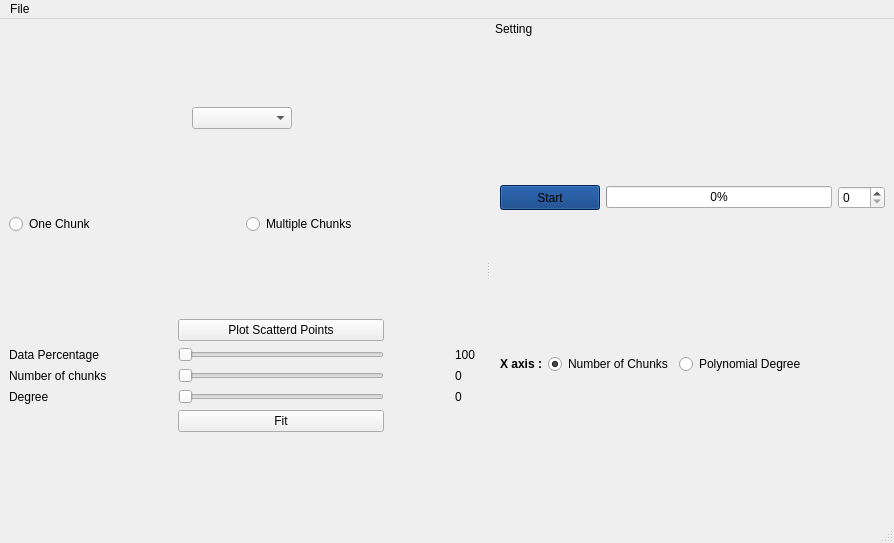
<?xml version="1.0" encoding="UTF-8"?>
<ui version="4.0">
 <class>MainWindow</class>
 <widget class="QMainWindow" name="MainWindow">
  <property name="geometry">
   <rect>
    <x>0</x>
    <y>0</y>
    <width>894</width>
    <height>543</height>
   </rect>
  </property>
  <property name="windowTitle">
   <string>MainWindow</string>
  </property>
  <widget class="QWidget" name="centralwidget">
   <layout class="QVBoxLayout" name="verticalLayout_3">
    <item>
     <layout class="QVBoxLayout" name="graph_layout">
      <property name="bottomMargin">
       <number>0</number>
      </property>
      <item>
       <layout class="QHBoxLayout" name="latex_layout">
        <property name="spacing">
         <number>5</number>
        </property>
        <property name="sizeConstraint">
         <enum>QLayout::SetFixedSize</enum>
        </property>
        <item>
         <widget class="QComboBox" name="poly_eq_box">
          <property name="minimumSize">
           <size>
            <width>0</width>
            <height>0</height>
           </size>
          </property>
          <property name="maximumSize">
           <size>
            <width>100</width>
            <height>16777215</height>
           </size>
          </property>
         </widget>
        </item>
       </layout>
      </item>
      <item>
       <layout class="QVBoxLayout" name="verticalLayout"/>
      </item>
     </layout>
    </item>
    <item>
     <layout class="QHBoxLayout" name="Radio_butto_Layout" stretch="0,0">
      <item>
       <widget class="QRadioButton" name="one_chunk">
        <property name="text">
         <string>One Chunk</string>
        </property>
       </widget>
      </item>
      <item>
       <widget class="QRadioButton" name="mlutiple_chunks">
        <property name="text">
         <string>Multiple Chunks</string>
        </property>
       </widget>
      </item>
     </layout>
    </item>
    <item>
     <layout class="QGridLayout" name="gridLayout">
      <property name="horizontalSpacing">
       <number>71</number>
      </property>
      <item row="2" column="0">
       <widget class="QLabel" name="label_3">
        <property name="text">
         <string>Number of chunks</string>
        </property>
       </widget>
      </item>
      <item row="3" column="2">
       <widget class="QLabel" name="degree_lable">
        <property name="text">
         <string>0</string>
        </property>
       </widget>
      </item>
      <item row="2" column="2">
       <widget class="QLabel" name="number_of_chunks_lable">
        <property name="text">
         <string>0</string>
        </property>
       </widget>
      </item>
      <item row="3" column="1">
       <widget class="QSlider" name="polynomial_degree_slider">
        <property name="minimumSize">
         <size>
          <width>0</width>
          <height>0</height>
         </size>
        </property>
        <property name="maximum">
         <number>100</number>
        </property>
        <property name="orientation">
         <enum>Qt::Horizontal</enum>
        </property>
       </widget>
      </item>
      <item row="1" column="1">
       <widget class="QSlider" name="data_percentage_slider">
        <property name="maximum">
         <number>100</number>
        </property>
        <property name="orientation">
         <enum>Qt::Horizontal</enum>
        </property>
       </widget>
      </item>
      <item row="1" column="0">
       <widget class="QLabel" name="label_5">
        <property name="text">
         <string>Data Percentage</string>
        </property>
       </widget>
      </item>
      <item row="3" column="0">
       <widget class="QLabel" name="label_4">
        <property name="text">
         <string>Degree</string>
        </property>
       </widget>
      </item>
      <item row="2" column="1">
       <widget class="QSlider" name="number_of_chunks_slider">
        <property name="orientation">
         <enum>Qt::Horizontal</enum>
        </property>
       </widget>
      </item>
      <item row="1" column="2">
       <widget class="QLabel" name="data_percentage_label">
        <property name="text">
         <string>100</string>
        </property>
       </widget>
      </item>
      <item row="0" column="1">
       <widget class="QPushButton" name="start_button">
        <property name="text">
         <string>Plot Scatterd Points</string>
        </property>
       </widget>
      </item>
      <item row="4" column="1">
       <widget class="QPushButton" name="fitting_button">
        <property name="text">
         <string>Fit</string>
        </property>
       </widget>
      </item>
     </layout>
    </item>
   </layout>
  </widget>
  <widget class="QMenuBar" name="menubar">
   <property name="geometry">
    <rect>
     <x>0</x>
     <y>0</y>
     <width>894</width>
     <height>20</height>
    </rect>
   </property>
   <widget class="QMenu" name="menuFile">
    <property name="title">
     <string>File </string>
    </property>
   </widget>
   <addaction name="menuFile"/>
  </widget>
  <widget class="QStatusBar" name="statusbar"/>
  <widget class="QDockWidget" name="dockWidget">
   <property name="minimumSize">
    <size>
     <width>403</width>
     <height>128</height>
    </size>
   </property>
   <property name="features">
    <set>QDockWidget::NoDockWidgetFeatures</set>
   </property>
   <property name="allowedAreas">
    <set>Qt::RightDockWidgetArea</set>
   </property>
   <property name="windowTitle">
    <string>Setting</string>
   </property>
   <attribute name="dockWidgetArea">
    <number>2</number>
   </attribute>
   <widget class="QWidget" name="dockWidgetContents">
    <layout class="QVBoxLayout" name="verticalLayout_4">
     <item>
      <layout class="QVBoxLayout" name="erro_map_layout">
       <item>
        <layout class="QHBoxLayout" name="horizontalLayout">
         <item>
          <widget class="QPushButton" name="error_map_button">
           <property name="minimumSize">
            <size>
             <width>100</width>
             <height>25</height>
            </size>
           </property>
           <property name="styleSheet">
            <string notr="true">background-color: rgb(0, 54, 125);</string>
           </property>
           <property name="text">
            <string>Start</string>
           </property>
          </widget>
         </item>
         <item>
          <widget class="QProgressBar" name="progressBar">
           <property name="value">
            <number>0</number>
           </property>
          </widget>
         </item>
         <item>
          <widget class="QSpinBox" name="overlap">
           <property name="maximum">
            <number>100</number>
           </property>
          </widget>
         </item>
        </layout>
       </item>
      </layout>
     </item>
     <item>
      <layout class="QHBoxLayout" name="horizontalLayout_4">
       <item>
        <widget class="QLabel" name="label">
         <property name="styleSheet">
          <string notr="true">font: 10pt &quot;Sans Serif&quot;;
font-weight: bold;</string>
         </property>
         <property name="text">
          <string>X axis :</string>
         </property>
        </widget>
       </item>
       <item>
        <widget class="QRadioButton" name="numchunk">
         <property name="text">
          <string>Number of Chunks</string>
         </property>
         <property name="checked">
          <bool>true</bool>
         </property>
        </widget>
       </item>
       <item>
        <widget class="QRadioButton" name="polydeg">
         <property name="text">
          <string>Polynomial Degree</string>
         </property>
        </widget>
       </item>
       <item>
        <spacer name="horizontalSpacer">
         <property name="orientation">
          <enum>Qt::Horizontal</enum>
         </property>
         <property name="sizeHint" stdset="0">
          <size>
           <width>40</width>
           <height>20</height>
          </size>
         </property>
        </spacer>
       </item>
      </layout>
     </item>
    </layout>
   </widget>
  </widget>
  <action name="openaction">
   <property name="enabled">
    <bool>true</bool>
   </property>
   <property name="text">
    <string>Open </string>
   </property>
  </action>
  <action name="actionoppppen">
   <property name="text">
    <string>oppppen</string>
   </property>
  </action>
 </widget>
 <resources/>
 <connections/>
</ui>
